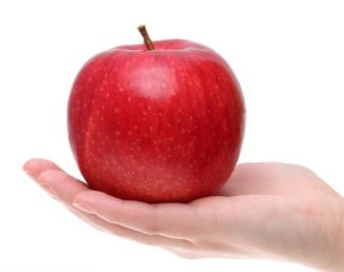
#> input picture basic/apple.png, 344 x 272 px
$ python using_mat.py
#> lines starting #> are read from the running program, lines starting #| are printed output that depends on the picture
import numpy as np
from matplotlib import pyplot as plt
import cv2


img = cv2.imread("apple.png", 0)
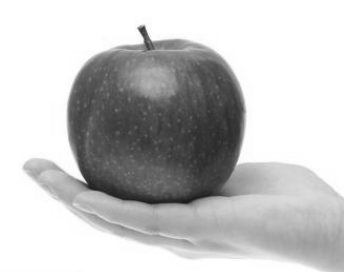
#> img: shape (272, 344); min 24, max 255, mean 196.3

plt.imshow(img, cmap='gray', interpolation='bicubic')
plt.xticks([]), plt.xticks([]) # To hide tick values on X and Y axis
plt.show()
